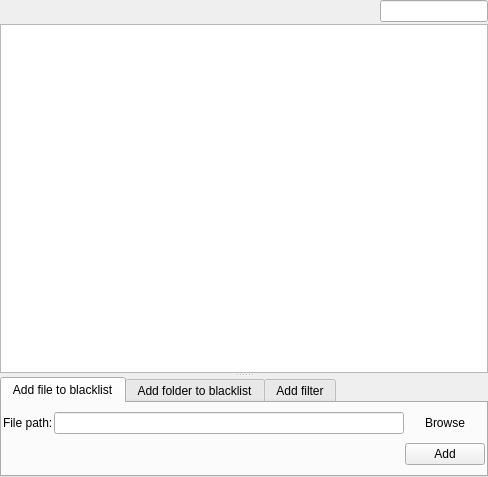
<?xml version="1.0" encoding="UTF-8"?>
<ui version="4.0">
 <class>ExceptionForm</class>
 <widget class="QWidget" name="ExceptionForm">
  <property name="geometry">
   <rect>
    <x>0</x>
    <y>0</y>
    <width>488</width>
    <height>477</height>
   </rect>
  </property>
  <property name="windowTitle">
   <string>Form</string>
  </property>
  <layout class="QVBoxLayout" name="verticalLayout_2">
   <property name="spacing">
    <number>2</number>
   </property>
   <property name="margin">
    <number>0</number>
   </property>
   <item>
    <widget class="QSplitter" name="splitter">
     <property name="orientation">
      <enum>Qt::Vertical</enum>
     </property>
     <widget class="QWidget" name="">
      <layout class="QVBoxLayout" name="verticalLayout">
       <property name="spacing">
        <number>2</number>
       </property>
       <item>
        <layout class="QHBoxLayout" name="horizontalLayout">
         <item>
          <spacer name="horizontalSpacer_3">
           <property name="orientation">
            <enum>Qt::Horizontal</enum>
           </property>
           <property name="sizeHint" stdset="0">
            <size>
             <width>40</width>
             <height>20</height>
            </size>
           </property>
          </spacer>
         </item>
         <item>
          <widget class="QLineEdit" name="name_le">
           <property name="sizePolicy">
            <sizepolicy hsizetype="Minimum" vsizetype="Fixed">
             <horstretch>0</horstretch>
             <verstretch>0</verstretch>
            </sizepolicy>
           </property>
          </widget>
         </item>
        </layout>
       </item>
       <item>
        <widget class="QTreeWidget" name="items_tree">
         <attribute name="headerVisible">
          <bool>false</bool>
         </attribute>
         <column>
          <property name="text">
           <string>Items</string>
          </property>
         </column>
         <column>
          <property name="text">
           <string>Remove</string>
          </property>
         </column>
        </widget>
       </item>
      </layout>
     </widget>
     <widget class="QTabWidget" name="action_tabw">
      <property name="maximumSize">
       <size>
        <width>16777215</width>
        <height>100</height>
       </size>
      </property>
      <property name="currentIndex">
       <number>0</number>
      </property>
      <widget class="QWidget" name="except_file_tab">
       <attribute name="title">
        <string>Add file to blacklist</string>
       </attribute>
       <layout class="QVBoxLayout" name="verticalLayout_4">
        <property name="spacing">
         <number>1</number>
        </property>
        <property name="margin">
         <number>1</number>
        </property>
        <item>
         <layout class="QHBoxLayout" name="horizontalLayout_2">
          <item>
           <widget class="QLabel" name="bl_file_path_lbl">
            <property name="text">
             <string>File path:</string>
            </property>
           </widget>
          </item>
          <item>
           <widget class="QLineEdit" name="bl_file_path_le"/>
          </item>
          <item>
           <widget class="QPushButton" name="bl_file_browse_btn">
            <property name="text">
             <string>Browse</string>
            </property>
            <property name="icon">
             <iconset resource="resources.qrc">
              <normaloff>:/images/folder_16.png</normaloff>:/images/folder_16.png</iconset>
            </property>
            <property name="flat">
             <bool>true</bool>
            </property>
           </widget>
          </item>
         </layout>
        </item>
        <item>
         <layout class="QHBoxLayout" name="horizontalLayout_4">
          <item>
           <spacer name="horizontalSpacer">
            <property name="orientation">
             <enum>Qt::Horizontal</enum>
            </property>
            <property name="sizeHint" stdset="0">
             <size>
              <width>40</width>
              <height>20</height>
             </size>
            </property>
           </spacer>
          </item>
          <item>
           <widget class="QPushButton" name="bl_file_add_btn">
            <property name="text">
             <string>Add</string>
            </property>
            <property name="icon">
             <iconset resource="resources.qrc">
              <normaloff>:/images/add.png</normaloff>:/images/add.png</iconset>
            </property>
           </widget>
          </item>
         </layout>
        </item>
       </layout>
      </widget>
      <widget class="QWidget" name="except_folder_tab">
       <attribute name="title">
        <string>Add folder to blacklist</string>
       </attribute>
       <layout class="QVBoxLayout" name="verticalLayout_3">
        <property name="spacing">
         <number>2</number>
        </property>
        <property name="margin">
         <number>2</number>
        </property>
        <item>
         <layout class="QHBoxLayout" name="horizontalLayout_3">
          <item>
           <widget class="QLabel" name="bl_folder_path_lbl">
            <property name="text">
             <string>Folder path:</string>
            </property>
           </widget>
          </item>
          <item>
           <widget class="QLineEdit" name="bl_folder_path_le"/>
          </item>
          <item>
           <widget class="QPushButton" name="bl_folder_browse_btn">
            <property name="text">
             <string>Browse</string>
            </property>
            <property name="icon">
             <iconset resource="resources.qrc">
              <normaloff>:/images/folder_16.png</normaloff>:/images/folder_16.png</iconset>
            </property>
            <property name="flat">
             <bool>true</bool>
            </property>
           </widget>
          </item>
         </layout>
        </item>
        <item>
         <layout class="QHBoxLayout" name="horizontalLayout_5">
          <item>
           <spacer name="horizontalSpacer_2">
            <property name="orientation">
             <enum>Qt::Horizontal</enum>
            </property>
            <property name="sizeHint" stdset="0">
             <size>
              <width>40</width>
              <height>20</height>
             </size>
            </property>
           </spacer>
          </item>
          <item>
           <widget class="QPushButton" name="bl_folder_add_btn">
            <property name="text">
             <string>Add</string>
            </property>
            <property name="icon">
             <iconset resource="resources.qrc">
              <normaloff>:/images/add.png</normaloff>:/images/add.png</iconset>
            </property>
           </widget>
          </item>
         </layout>
        </item>
       </layout>
      </widget>
      <widget class="QWidget" name="filters_tab">
       <attribute name="title">
        <string>Add filter</string>
       </attribute>
       <layout class="QVBoxLayout" name="verticalLayout_5">
        <property name="spacing">
         <number>2</number>
        </property>
        <property name="margin">
         <number>2</number>
        </property>
        <item>
         <layout class="QHBoxLayout" name="horizontalLayout_7">
          <item>
           <widget class="QLabel" name="label">
            <property name="text">
             <string>Extension of filtered files:</string>
            </property>
           </widget>
          </item>
          <item>
           <widget class="QLineEdit" name="filter_extension_le"/>
          </item>
         </layout>
        </item>
        <item>
         <layout class="QHBoxLayout" name="horizontalLayout_8">
          <item>
           <spacer name="horizontalSpacer_4">
            <property name="orientation">
             <enum>Qt::Horizontal</enum>
            </property>
            <property name="sizeHint" stdset="0">
             <size>
              <width>40</width>
              <height>20</height>
             </size>
            </property>
           </spacer>
          </item>
          <item>
           <widget class="QPushButton" name="filter_add_btn">
            <property name="text">
             <string>Add</string>
            </property>
           </widget>
          </item>
         </layout>
        </item>
       </layout>
      </widget>
     </widget>
    </widget>
   </item>
  </layout>
 </widget>
 <resources>
  <include location="resources.qrc"/>
 </resources>
 <connections/>
</ui>
